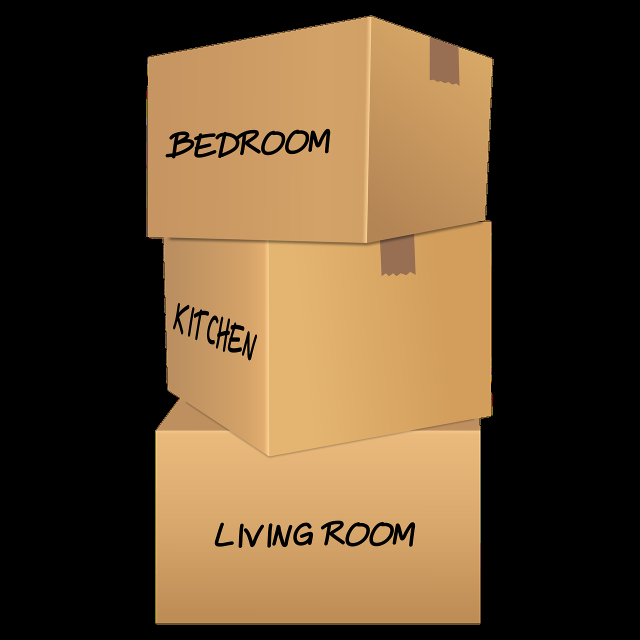
#> input picture 3. CNN and Open_CV/Test_images_vids/Warp_image_box.jpg, 1280 x 1280 px, found by its file name (shown at 1/2 size)
$ python Warping_images.py
#> lines starting #> are read from the running program, lines starting #| are printed output that depends on the picture
import cv2

#Warping the images
import numpy as np

img = cv2.imread("/home/sagar/Warp_image_box.jpg")
#> img is the input picture: shape (1280, 1280, 3); mean B, G, R 47.1, 74.4, 96.9


width , height = 350,250

pts1 = np.float32([[328,480],[534,484],[338,782],[540,916]])
pts2 = np.float32([[0,0],[width,0],[0,height],[width,height]])


matrix = cv2.getPerspectiveTransform(pts1,pts2)

warped_image = cv2.warpPerspective(img,matrix,(width,height))
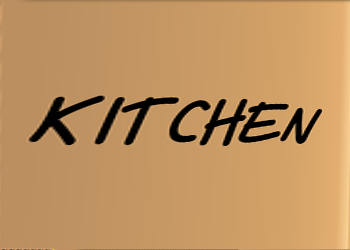
#> warped_image: shape (250, 350, 3); mean B, G, R 95.8, 145.9, 190.2

cv2.imshow("Image",img)
cv2.imshow("Warped Image",warped_image)

if cv2.waitKey(0) & 0xff == ord('q'):

#> (key q is pressed here)
    cv2.destroyAllWindows()

# 338,782
# 540,916
# 328,480
# 534,484
